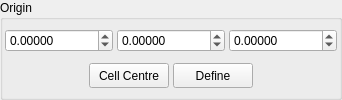
         <widget class="QGroupBox" name="MatrixTransformOriginGroup">
          <property name="sizePolicy">
           <sizepolicy hsizetype="Expanding" vsizetype="Minimum">
            <horstretch>0</horstretch>
            <verstretch>0</verstretch>
           </sizepolicy>
          </property>
          <property name="title">
           <string>Origin</string>
          </property>
          <layout class="QVBoxLayout" name="verticalLayout_6">
           <property name="spacing">
            <number>4</number>
           </property>
           <property name="margin">
            <number>2</number>
           </property>
           <item>
            <layout class="QHBoxLayout" name="_13">
             <property name="spacing">
              <number>4</number>
             </property>
             <property name="margin">
              <number>0</number>
             </property>
             <item>
              <widget class="QDoubleSpinBox" name="TransformOriginXSpin">
               <property name="sizePolicy">
                <sizepolicy hsizetype="Expanding" vsizetype="Fixed">
                 <horstretch>0</horstretch>
                 <verstretch>0</verstretch>
                </sizepolicy>
               </property>
               <property name="decimals">
                <number>5</number>
               </property>
               <property name="minimum">
                <double>-1000000.000000000000000</double>
               </property>
               <property name="maximum">
                <double>1000000.000000000000000</double>
               </property>
              </widget>
             </item>
             <item>
              <widget class="QDoubleSpinBox" name="TransformOriginYSpin">
               <property name="sizePolicy">
                <sizepolicy hsizetype="Expanding" vsizetype="Fixed">
                 <horstretch>0</horstretch>
                 <verstretch>0</verstretch>
                </sizepolicy>
               </property>
               <property name="decimals">
                <number>5</number>
               </property>
               <property name="minimum">
                <double>-1000000.000000000000000</double>
               </property>
               <property name="maximum">
                <double>1000000.000000000000000</double>
               </property>
              </widget>
             </item>
             <item>
              <widget class="QDoubleSpinBox" name="TransformOriginZSpin">
               <property name="sizePolicy">
                <sizepolicy hsizetype="Expanding" vsizetype="Fixed">
                 <horstretch>0</horstretch>
                 <verstretch>0</verstretch>
                </sizepolicy>
               </property>
               <property name="decimals">
                <number>5</number>
               </property>
               <property name="minimum">
                <double>-1000000.000000000000000</double>
               </property>
               <property name="maximum">
                <double>1000000.000000000000000</double>
               </property>
              </widget>
             </item>
            </layout>
           </item>
           <item>
            <layout class="QHBoxLayout" name="horizontalLayout_7">
             <property name="spacing">
              <number>4</number>
             </property>
             <item>
              <spacer name="horizontalSpacer_6">
               <property name="orientation">
                <enum>Qt::Horizontal</enum>
               </property>
               <property name="sizeHint" stdset="0">
                <size>
                 <width>40</width>
                 <height>20</height>
                </size>
               </property>
              </spacer>
             </item>
             <item>
              <widget class="QPushButton" name="TransformOriginCellCentreButton">
               <property name="minimumSize">
                <size>
                 <width>32</width>
                 <height>25</height>
                </size>
               </property>
               <property name="maximumSize">
                <size>
                 <width>300</width>
                 <height>25</height>
                </size>
               </property>
               <property name="toolTip">
                <string>Define origin from cell centre</string>
               </property>
               <property name="text">
                <string>Cell Centre</string>
               </property>
               <property name="icon">
                <iconset resource="icons.qrc">
                 <normaloff>:/stackicons/icons/stack_celldefine.svg</normaloff>:/stackicons/icons/stack_celldefine.svg</iconset>
               </property>
               <property name="iconSize">
                <size>
                 <width>16</width>
                 <height>16</height>
                </size>
               </property>
              </widget>
             </item>
             <item>
              <widget class="QPushButton" name="TransformDefineOriginButton">
               <property name="minimumSize">
                <size>
                 <width>0</width>
                 <height>25</height>
                </size>
               </property>
               <property name="maximumSize">
                <size>
                 <width>300</width>
                 <height>25</height>
                </size>
               </property>
               <property name="toolTip">
                <string>Define origin from current selection</string>
               </property>
               <property name="text">
                <string>Define</string>
               </property>
               <property name="icon">
                <iconset resource="icons.qrc">
                 <normaloff>:/basic/icons/basic_define.svg</normaloff>:/basic/icons/basic_define.svg</iconset>
               </property>
               <property name="iconSize">
                <size>
                 <width>16</width>
                 <height>16</height>
                </size>
               </property>
              </widget>
             </item>
             <item>
              <spacer name="horizontalSpacer_7">
               <property name="orientation">
                <enum>Qt::Horizontal</enum>
               </property>
               <property name="sizeHint" stdset="0">
                <size>
                 <width>40</width>
                 <height>20</height>
                </size>
               </property>
              </spacer>
             </item>
            </layout>
           </item>
          </layout>
         </widget>
